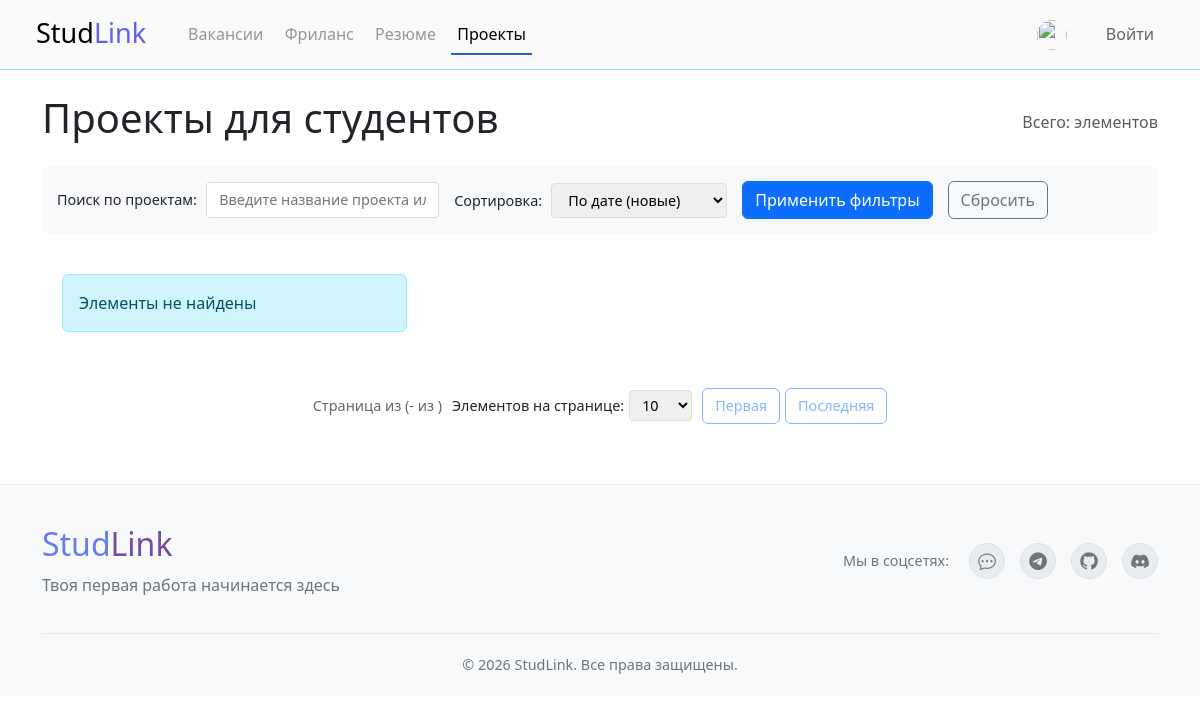
The app's page /projects/, older data.
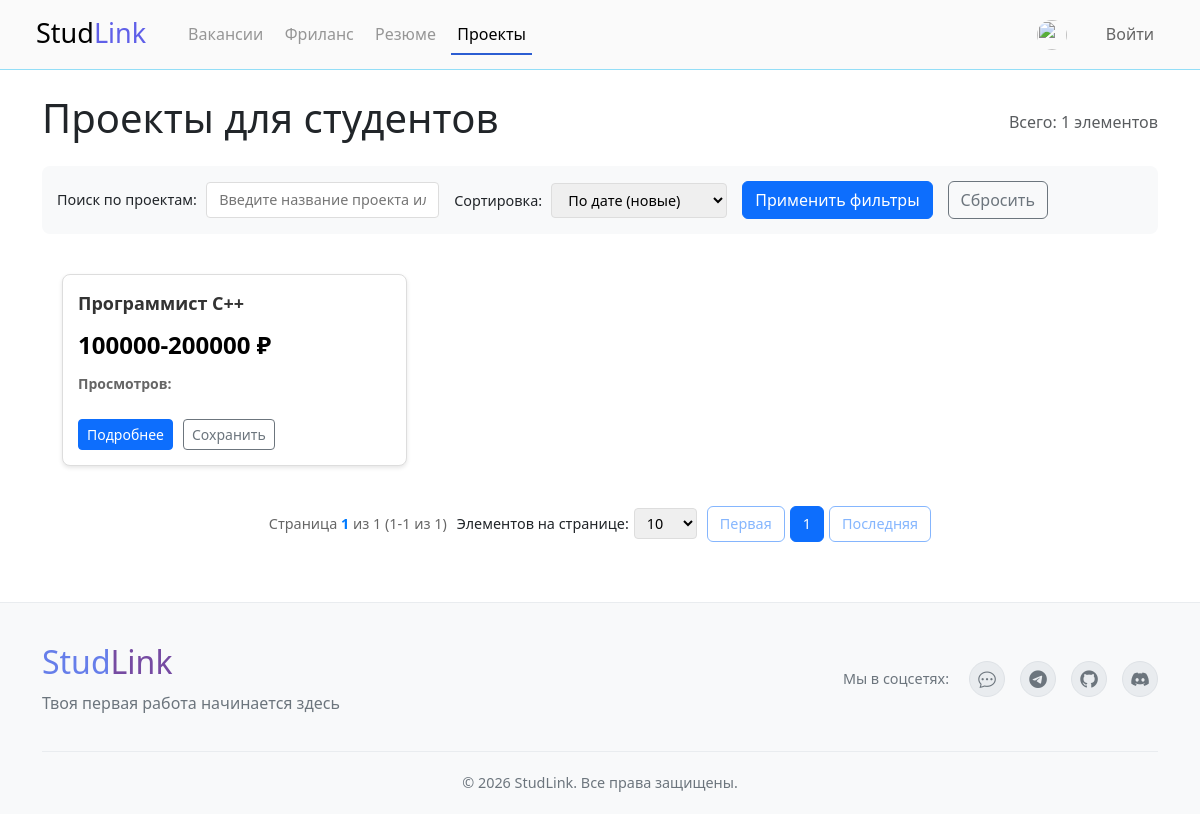
The same page, newer data.
### myapp/models.py (models this page shows, shortened)
class Vacancy(models.Model):
    employer = models.ForeignKey(User, on_delete=models.CASCADE, related_name='created_jobs' )
    hired_candidate = models.ForeignKey(User, on_delete=models.SET_NULL, null=True, blank=True, related_name='hired_jobs')
    title = models.CharField(max_length=80)
    description = models.TextField()
    expiration = models.DateTimeField()
    currency = models.ForeignKey(Currency, on_delete=models.PROTECT, default=1)
    salary_from = models.DecimalField(max_digits=12, decimal_places=2)
    salary_to = models.DecimalField(max_digits=12, decimal_places=2, null=True, blank=True)
    currency_rate_date = models.DateField(null=True, blank=True)  # Дата последнего обновления курса
    currency_rate = models.DecimalField(max_digits=10, decimal_places=6, default=1.0)  # Коэффициент пересчета (1 USD = 90 RUB)
    is_active = models.BooleanField(default=True)
    created_at = models.DateTimeField(auto_now_add=True)
    interactions = GenericRelation(Interaction, related_query_name='vacancies')

class Currency(models.Model):
    code = models.CharField(max_length=3, unique=True)  # Код валюты по ISO 4217 (USD, EUR, RUB)
    name = models.CharField(max_length=50)  # Полное название валюты (Доллар США, Евро, Российский рубль)
    symbol = models.CharField(max_length=5)  # Символ валюты ($, €, ₽)
    rate = models.DecimalField(max_digits=10, decimal_places=6, default=1.0)  # Текущий курс к базовой валюте
    rate_date = models.DateField(null=True, blank=True)  # Дата последнего обновления курса

### myapp/views.py (the view)
# urls.py: path('projects/', views.project_list, name='project_list'),
def project_list(request):
    search_query = request.GET.get('search', '')
    sort_by = request.GET.get('sort', 'created_at')
    page_size = request.GET.get('page_size', 10)
    projects = Vacancy.objects.filter(is_active=True).select_related('employer').prefetch_related('interactions')
    if search_query:
        projects = projects.filter(
            Q(title__icontains=search_query) |
            Q(description__icontains=search_query)
        )
    if sort_by == 'title_asc':
        projects = projects.order_by('title')
    elif sort_by == 'title_desc':
        projects = projects.order_by('-title')
    elif sort_by == 'date_asc':
        projects = projects.order_by('created_at')
    else:  # date_desc по умолчанию
        projects = projects.order_by('-created_at')
    if not projects.exists():
        context = {
            'page_obj': None,
            'paginator': None,
            'page_range': [],
            'page_size': int(page_size),
            'search_query': search_query,
            'sort_by': sort_by,
        }
        return render(request, 'project_list.html', context)
    paginator = Paginator(projects, page_size)
    page_number = request.GET.get('page')
    try:
        page_obj = paginator.get_page(page_number)
    except PageNotAnInteger:
        page_obj = paginator.get_page(1)
    except EmptyPage:
        page_obj = paginator.get_page(paginator.num_pages)
    page_range = get_page_range(page_obj.number, paginator.num_pages)
    context = {
        'page_obj': page_obj,
        'paginator': paginator,
        'page_range': page_range,
        'page_size': int(page_size),
        'search_query': search_query,
        'sort_by': sort_by,
    }
    return render(request, 'project_list.html', context)

### myapp/views.py (called while the page is built)
def get_page_range(current_page, total_pages, max_pages=7):
    if total_pages <= max_pages:
        return range(1, total_pages + 1)
    start = max(1, current_page - max_pages // 2)
    end = min(total_pages, start + max_pages - 1)
    if end - start < max_pages - 1:
        start = max(1, end - max_pages + 1)
    return range(start, end + 1)

### myapp/templates/project_list.html (shortened to what this page needs)
{% extends "pagination_template.html" %}
{% load static %}
{% block page_title %}Проекты для студентов{% endblock %}
{% block filters %}
<div class="filters-section" id="filters-section">
    <div class="form-group">
        <label for="search-input">Поиск по проектам:</label>
        <input type="text" id="search-input" placeholder="Введите название проекта или ключевые слова..." value="{{ search_query }}">
    </div>
    <div class="form-group">
        <label for="sort-select">Сортировка:</label>
        <select id="sort-select">
            <option value="created_at" {% if sort_by == 'created_at' %}selected{% endif %}>По дате (новые)</option>
        </select>
    </div>
    <button class="btn btn-primary" onclick="applyFilters()">Применить фильтры</button>
    <button class="btn btn-outline-secondary" onclick="resetFilters()">Сбросить</button>
</div>
{% endblock %}
{% block item_card %}
{% if page_obj %}
<div class="item-card">
    <div class="item-title">{{ item.title }}</div>
    <div class="item-meta">
        {% if item.salary_from %}
            <div class="budget-large">
                {{ item.salary_from|floatformat:0 }}{% if item.salary_to %}-{{ item.salary_to|floatformat:0 }}{% endif %} {{ item.currency.symbol }}
            </div>
        {% endif %}
        <div><strong>Просмотров:</strong> {{ item.views_count }}</div>
    </div>
    <div class="item-actions">
        <a href="{% url 'vacancy_detail' item.id %}" class="btn btn-primary btn-sm">Подробнее</a>
        <button class="btn btn-outline-secondary btn-sm" onclick="saveProject({{ item.id }})">Сохранить</button>
    </div>
</div>
{% endif %}
{% endblock %}

Row changes from the older to the newer data that the page shows:
added Vacancy: title "Программист C++", salary_from "100000", salary_to "200000", currency.symbol "₽"
Text that changed along with them:
{{ paginator.count }}: (not shown) → "1"
{{ page_obj.number }}: (not shown) → "1"
{{ paginator.num_pages }}: (not shown) → "1"
{{ page_obj.start_index }}: (not shown) → "1"
{{ page_obj.end_index }}: (not shown) → "1"
new list line: "1"
text no longer shown: "Элементы не найдены"
